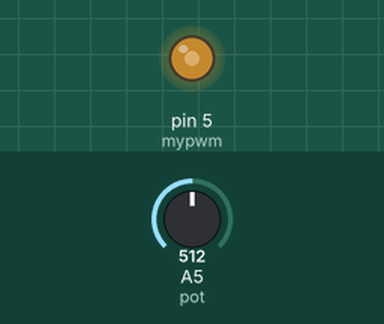
Bench run of a sketch on a simulated Arduino Uno, built with avr-gcc and run on an emulated ATmega328P. Parts: output pins drawn as LEDs (lit = HIGH). Inputs (shaded band) come from the test bench; at power-on: A5 (pot) = 512.

Above: at 1.2 s.
1.3 s: A5 (pot) set to 716
At 2.2 s:
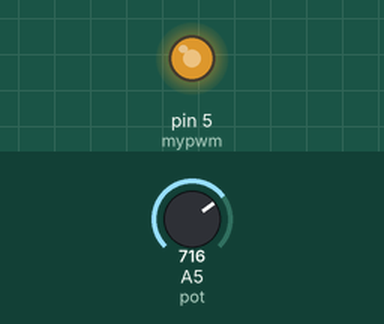
2.8 s: A5 (pot) set to 900
At 3.4 s:
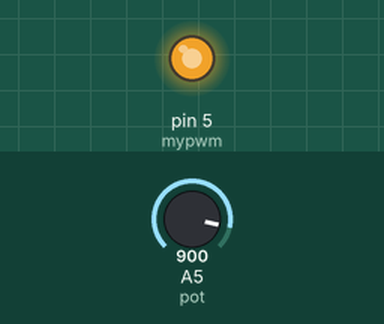
4.3 s: A5 (pot) set to 122
At 5.5 s:
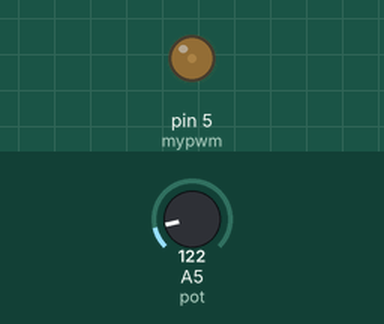
5.8 s: A5 (pot) set to 0
At 6.9 s:
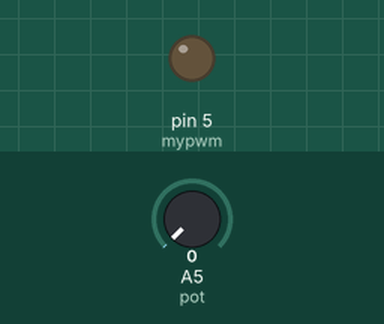
7.3 s: A5 (pot) set to 511
At 8.0 s:
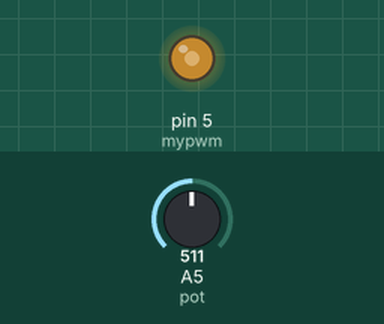
Timing chart, 0 to 9.8 s (numbered marks = the images above; inputs shaded):
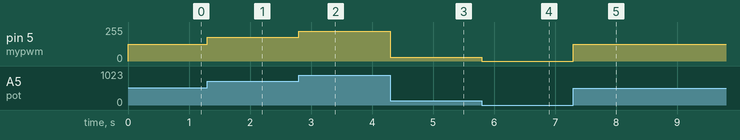

Measured:
- after the input at 1.3 s, pin 5 (mypwm): 127/255 → 178/255 at once
- after the input at 2.8 s, pin 5 (mypwm): 178/255 → 224/255 at once
- after the input at 4.3 s, pin 5 (mypwm): 224/255 → 30/255 at once
- after the input at 5.8 s, pin 5 (mypwm): 30/255 → 0/255 at once
- after the input at 7.3 s, pin 5 (mypwm): 0/255 → 127/255 at once

The sketch:

PWM.ino
```cpp
int mypwm = 5;
int pot = A5;
int pwmValue;

void setup() {
  // put your setup code here, to run once:
  TCCR0B = TCCR0B & B11111000 | B00000001;
  pinMode(mypwm, OUTPUT);
  pinMode(pot, INPUT);
}

void loop() {
  // put your main code here, to run repeatedly:
  pwmValue = map(analogRead(pot), 0, 1023, 0, 255);
  analogWrite(mypwm, pwmValue);
}
```
